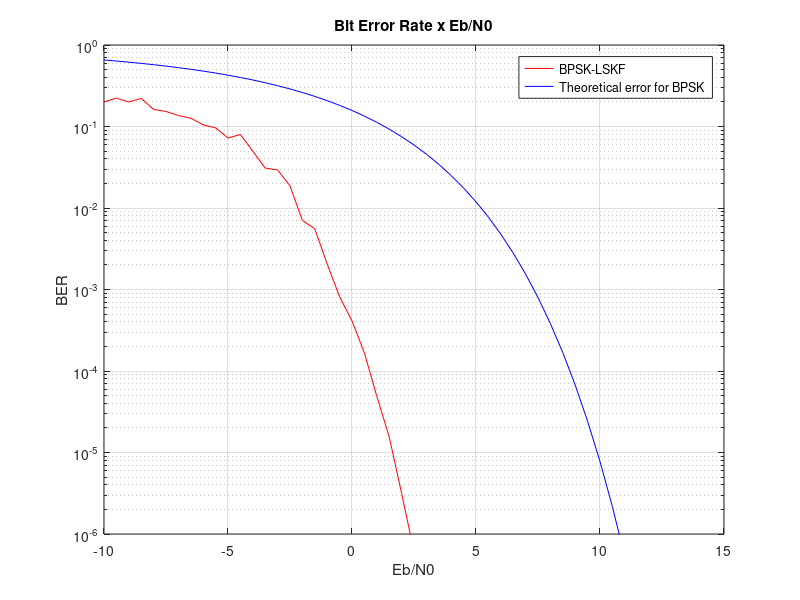

Write MATLAB code to recreate this figure.
clear; close all; clc;

% symbols per mensagem: 16 symbols;

general_Theoretical_error = @(range, M) 2*qfunc(sqrt(2*db2pow(range))*sin(pi/M));

EbN0dB = -10:0.5:15;
SISO_AWGN_BPSK = [0.200000000000000	0.222958057395144	0.200000000000000	0.221238938053097	0.161787365177196	0.152941176470588	0.136246786632391	0.126550868486352	0.104663212435233	0.0962962962962963	0.0721357850070721	0.0798722044728435	0.0496592015579357	0.0308788598574822	0.0293178519593614	0.0186428038777032	0.00704906703524534	0.00554649265905383	0.00205170291341814	0.000814942791016071	0.000412425557186928	0.000166701118231101	4.89527058118610e-05	1.55970714938563e-05	3.16149591364007e-06	6.05569690897851e-7	0	0	0	0	0	0	0	0	0	0	0	0	0	0	0	0	0	0	0	0	0	0	0	0   0];

SISO_AWGN_QPSK = [
    ];

SISO_AWGN_8PSK = [
    ];

SISO_AWGN_16PSK = [
    ];

SISO_AWGN_32PSK = [
    ];

SISO_AWGN_64PSK = [
    ];

semilogy(EbN0dB, SISO_AWGN_BPSK, 'Color', 'Red'); 
hold on
semilogy(-10:0.5:15, general_Theoretical_error(-10:0.5:15,2), 'Color', 'Blue')
grid on
hold off

xlabel("Eb/N0");
ylabel("BER");
ylim([1e-6 1e0])

title("Bit Error Rate x Eb/N0");
legend({'BPSK-LSKF', 'Theoretical error for BPSK'})